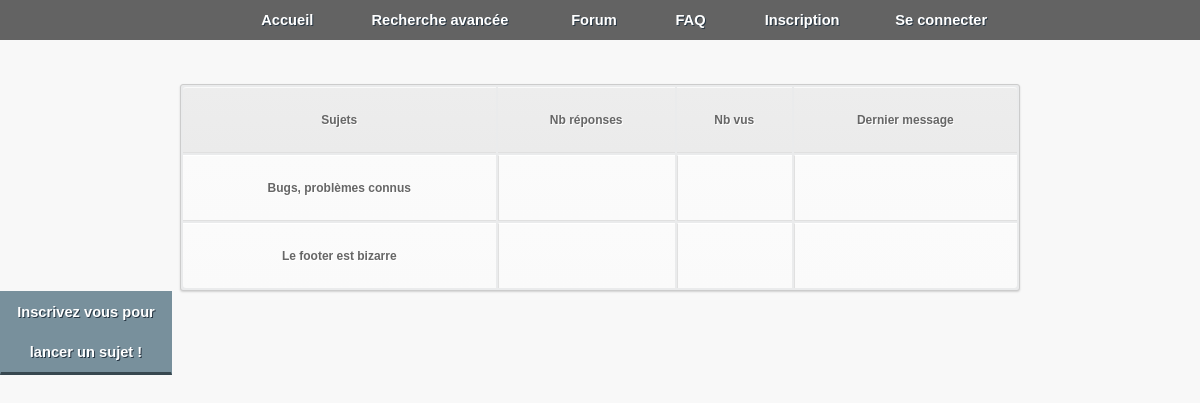
Page /fichiers_php/site.php?id_cat=2 on the committed database.
### tables this page shows
CREATE TABLE IF NOT EXISTS `forum_topic` (
  `id_topic` int(11) NOT NULL AUTO_INCREMENT,
  `id_cat` int(11) DEFAULT NULL,
  `id_user` int(11) NOT NULL,
  `nom_topic` text NOT NULL,
  `topic_first_post` text NOT NULL,
  `nb_answer` int(11) DEFAULT NULL,
  `nb_views` int(11) DEFAULT NULL,
  `priority_topic` int(11) DEFAULT NULL,
  PRIMARY KEY (`id_topic`)
);

### fichiers_php/site.php (the view, shortened to what this page needs)
<html>
<head>
    <link rel="stylesheet" href="../style.css" />
</head>
<body>
<header>
    <?php include("menus.php"); ?>
</header>
<div class="superglobal">
    <div class="global">
        <table class="tableau_forum_accueil">
            <tr>
                <th>Sujets</th>
                <th>Nb réponses</th>
                <th>Nb vus</th>
                <th>Dernier message</th>
            </tr>
            <?php
            $req = $bdd -> prepare("SELECT * FROM forum_topic WHERE id_cat=?");
            $req -> execute(array($_GET['id_cat']));
            $nb = $req -> rowCount();
            if ($nb == 0) {echo "Il n'y a aucun sujet dans cette catégorie du forum";}
            else {
                for ($i=0;$i<$nb;$i++) {
                    $topic = $req -> fetch();
                    ?>
                    <tr>
                        <td><a href="topic.php?id_topic=<?php echo $topic[0]; ?>"><?php echo $topic[3];?></a></td>
                        <td><?php echo $topic[5];?></td>
                        <td><?php echo $topic[6];?></td>
                        <td><?php echo ""; ?></td>
                    </tr>
                    <?php
                }
            }
            ?>
        </table>
        <?php
        if(isset($_SESSION['userid'])){
           echo ' <a href="new_topic.php?id_topic='. $_GET['id_cat'] .'" id="btn_connexion">Nouveau Sujet</a> ';
        }
        else {echo '<a href="sign_up.php" id="btn_connexion">Inscrivez vous pour lancer un sujet !</a>'; }
        ?>
    </div>
</div>
</body>
</html>

### fichiers_css/style_menu.css (style rules this page uses)
body { margin: 0; }

### fichiers_css/style_accueil.css (style rules this page uses)
body { margin: 0px; background-color: rgb(248,248,248); }

### fichiers_css/style_connexion.css (style rules this page uses)
#btn_connexion { background-color: #78909C; border: 1px solid transparent; border-bottom: 3px solid #37474F; color: #fff; display: inline-block; width: 170px; text-align: center; text-decoration: none; line-height: 40px; text-shadow: 1px 1px 0px #283744; font-size: 11pt; font-family: 'PT Sans', Arial, sans-serif; font-weight: bold; }

### fichiers_css/footer.css (style rules this page uses)
.superglobal { min-height: 100%; }
.global { position: relative; min-height: 100%; margin: 0 auto; }

### fichiers_css/messagerie.css (style rules this page uses)
table a:link { color: #666; font-weight: bold; text-decoration:none; }
table { font-family:Arial, Helvetica, sans-serif; color:#666; font-size:12px; text-shadow: 1px 1px 0px #fff; background:#eaebec; border:#ccc 1px solid; -moz-border-radius:3px; -webkit-border-radius:3px; border-radius:3px; -moz-box-shadow: 0 1px 2px #d1d1d1; -webkit-box-shadow: 0 1px 2px #d1d1d1; box-shadow: 0 1px 2px #d1d1d1; }
table th { padding-top: 25px; padding-bottom: 25px; padding-left: 10px; padding-right: 10px; border-top:1px solid #fafafa; border-bottom:1px solid #e0e0e0; background: #ededed; background: -webkit-gradient(linear, left top, left bottom, from(#ededed), to(#ebebeb)); background: -moz-linear-gradient(top, #ededed, #ebebeb); }
table tr:first-child th:first-child { -moz-border-radius-topleft:3px; -webkit-border-top-left-radius:3px; border-top-left-radius:3px; }
table tr:first-child th:last-child { -moz-border-radius-topright:3px; -webkit-border-top-right-radius:3px; border-top-right-radius:3px; }
table tr { text-align: center; padding-left:20px; }
table td:first-child { border-left: 0; }
table td { padding-top: 25px; padding-bottom: 25px; padding-left: 10px; padding-right: 10px; border-top: 1px solid #ffffff; border-bottom:1px solid #e0e0e0; border-left: 1px solid #e0e0e0; background: #fafafa; background: -webkit-gradient(linear, left top, left bottom, from(#fbfbfb), to(#fafafa)); background: -moz-linear-gradient(top, #fbfbfb, #fafafa); }
table tr:last-child td { border-bottom:0; }
table tr:last-child td:first-child { -moz-border-radius-bottomleft:3px; -webkit-border-bottom-left-radius:3px; border-bottom-left-radius:3px; }
table tr:last-child td:last-child { -moz-border-radius-bottomright:3px; -webkit-border-bottom-right-radius:3px; border-bottom-right-radius:3px; }

### fichiers_css/forum.css (style rules this page uses)
.tableau_forum_accueil { text-align: center; margin-left: auto; margin-right: auto; margin-top: 7%; width: 70%; }

### rows in the picture
forum_topic: nom_topic "Bugs, problèmes connus"
forum_topic: nom_topic "Le footer est bizarre"
